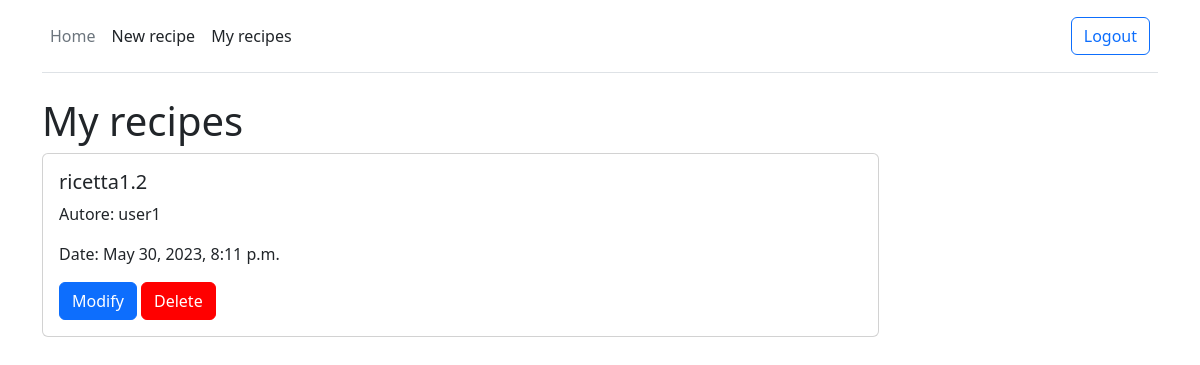
/my_recipes/ (signed in), run on an earlier commit of the app's database.
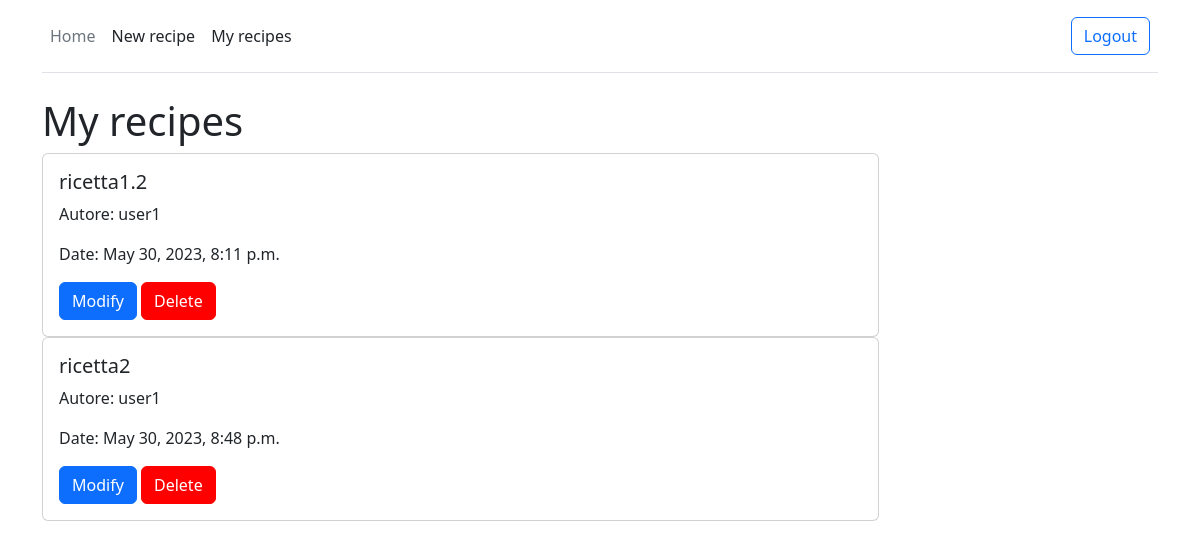
And on a later commit of the database.
### recipes/models.py (models this page shows, shortened)
class Recipe(models.Model):
    title = models.CharField(max_length=100)
    description = models.TextField()
    category = models.ForeignKey('categories.Category', on_delete=models.CASCADE)
    author = models.ForeignKey(User, on_delete=models.CASCADE, null=True)
    date = models.DateTimeField(auto_now_add=True, null=True)

### recipes/views.py (the view)
# urls.py: path('my_recipes/', MyRecipes, name='my_recipes'),
@login_required
def MyRecipes(request):
    my_recipes = Recipe.objects.filter(author=request.user)
    return render(request, 'my_recipes.html', {'my_recipes': my_recipes})

### templates/my_recipes.html (shortened to what this page needs)
{% extends "base.html" %}
{% load crispy_forms_tags %}
{% block content %}
    <h1>My recipes</h1>
    {% if my_recipes %}
        {% for recipe in my_recipes %}
            <div class="card w-75">
                <div class="card-body">
                    <h5 class="card-title">{{ recipe.title }}</h5>
                    <p class="card-text">Autore: {{ recipe.author }}</p>
                    <p class="card-text">Date: {{ recipe.date }}</p>
                    <a href="{% url 'update_recipe' recipe.id%}" class="btn btn-primary">Modify</a>
                    <a href="{% url 'delete_recipe' recipe.id%}" class="btn btn-primary" style="background-color: red; border-color: red">Delete</a>
                </div>
            </div>
        {% endfor %}
    {% else %}
        <p>No recipes yet</p>
    {% endif %}
{% endblock %}

What changed in the data, as far as the page shows it:
added Recipe: title "ricetta2", author "user1", date "May 30, 2023, 8:48 p.m."
